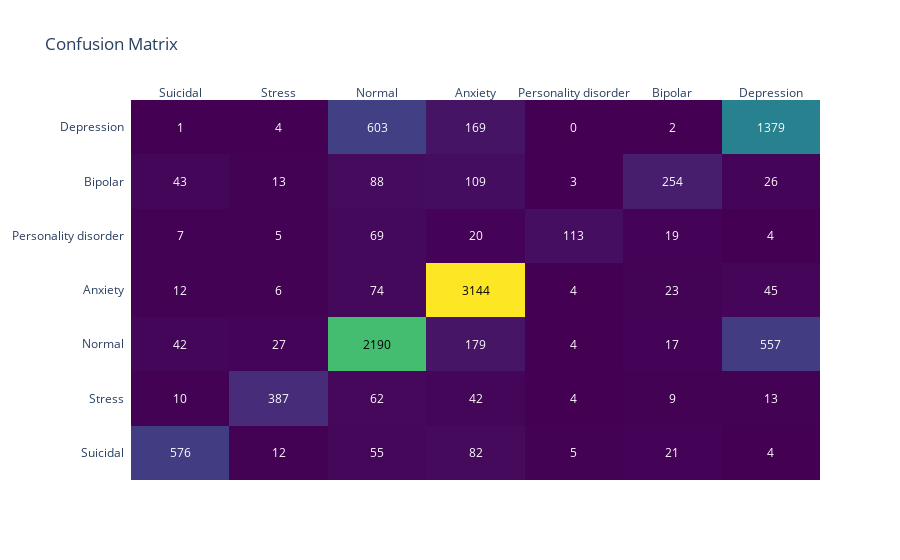

Notebook code for this chart:
### Code cell
cm = confusion_matrix(y_test, y_pred)
fig = ff.create_annotated_heatmap(
    z=cm,
    x=list(set(y_test)),
    y=list(set(y_test)),
    annotation_text=cm,
    colorscale='Viridis'
)
fig.update_layout(title='Confusion Matrix')
fig.show()

### Figure 1 — Plotly figure (JSON) as saved in the notebook; plotly's stock layout.template omitted (floating-point values rounded to 4 significant figures)
{"data": [{"colorscale": [[0, "#440154"], [0.1111, "#482878"], [0.2222, "#3e4989"], [0.3333, "#31688e"], [0.4444, "#26828e"], [0.5556, "#1f9e89"], [0.6667, "#35b779"], [0.7778, "#6ece58"], [0.8889, "#b5de2b"], [1, "#fde725"]], "reversescale": false, "showscale": false, "type": "heatmap", "x": ["Suicidal", "Stress", "Normal", "Anxiety", "Personality disorder", "Bipolar", "Depression"], "y": ["Suicidal", "Stress", "Normal", "Anxiety", "Personality disorder", "Bipolar", "Depression"], "z": [[576, 12, 55, 82, 5, 21, 4], [10, 387, 62, 42, 4, 9, 13], [42, 27, 2190, 179, 4, 17, 557], [12, 6, 74, 3144, 4, 23, 45], [7, 5, 69, 20, 113, 19, 4], [43, 13, 88, 109, 3, 254, 26], [1, 4, 603, 169, 0, 2, 1379]]}], "layout": {"annotations": [{"font": {"color": "#FFFFFF"}, "showarrow": false, "text": "576", "x": "Suicidal", "xref": "x", "y": "Suicidal", "yref": "y"}, {"font": {"color": "#FFFFFF"}, "showarrow": false, "text": "12", "x": "Stress", "xref": "x", "y": "Suicidal", "yref": "y"}, {"font": {"color": "#FFFFFF"}, "showarrow": false, "text": "55", "x": "Normal", "xref": "x", "y": "Suicidal", "yref": "y"}, {"font": {"color": "#FFFFFF"}, "showarrow": false, "text": "82", "x": "Anxiety", "xref": "x", "y": "Suicidal", "yref": "y"}, {"font": {"color": "#FFFFFF"}, "showarrow": false, "text": "5", "x": "Personality disorder", "xref": "x", "y": "Suicidal", "yref": "y"}, {"font": {"color": "#FFFFFF"}, "showarrow": false, "text": "21", "x": "Bipolar", "xref": "x", "y": "Suicidal", "yref": "y"}, {"font": {"color": "#FFFFFF"}, "showarrow": false, "text": "4", "x": "Depression", "xref": "x", "y": "Suicidal", "yref": "y"}, {"font": {"color": "#FFFFFF"}, "showarrow": false, "text": "10", "x": "Suicidal", "xref": "x", "y": "Stress", "yref": "y"}, {"font": {"color": "#FFFFFF"}, "showarrow": false, "text": "387", "x": "Stress", "xref": "x", "y": "Stress", "yref": "y"}, {"font": {"color": "#FFFFFF"}, "showarrow": false, "text": "62", "x": "Normal", "xref": "x", "y": "Stress", "yref": "y"}, {"font": {"color": "#FFFFFF"}, "showarrow": false, "text": "42", "x": "Anxiety", "xref": "x", "y": "Stress", "yref": "y"}, {"font": {"color": "#FFFFFF"}, "showarrow": false, "text": "4", "x": "Personality disorder", "xref": "x", "y": "Stress", "yref": "y"}, {"font": {"color": "#FFFFFF"}, "showarrow": false, "text": "9", "x": "Bipolar", "xref": "x", "y": "Stress", "yref": "y"}, {"font": {"color": "#FFFFFF"}, "showarrow": false, "text": "13", "x": "Depression", "xref": "x", "y": "Stress", "yref": "y"}, {"font": {"color": "#FFFFFF"}, "showarrow": false, "text": "42", "x": "Suicidal", "xref": "x", "y": "Normal", "yref": "y"}, {"font": {"color": "#FFFFFF"}, "showarrow": false, "text": "27", "x": "Stress", "xref": "x", "y": "Normal", "yref": "y"}, {"font": {"color": "#000000"}, "showarrow": false, "text": "2190", "x": "Normal", "xref": "x", "y": "Normal", "yref": "y"}, {"font": {"color": "#FFFFFF"}, "showarrow": false, "text": "179", "x": "Anxiety", "xref": "x", "y": "Normal", "yref": "y"}, {"font": {"color": "#FFFFFF"}, "showarrow": false, "text": "4", "x": "Personality disorder", "xref": "x", "y": "Normal", "yref": "y"}, {"font": {"color": "#FFFFFF"}, "showarrow": false, "text": "17", "x": "Bipolar", "xref": "x", "y": "Normal", "yref": "y"}, {"font": {"color": "#FFFFFF"}, "showarrow": false, "text": "557", "x": "Depression", "xref": "x", "y": "Normal", "yref": "y"}, {"font": {"color": "#FFFFFF"}, "showarrow": false, "text": "12", "x": "Suicidal", "xref": "x", "y": "Anxiety", "yref": "y"}, {"font": {"color": "#FFFFFF"}, "showarrow": false, "text": "6", "x": "Stress", "xref": "x", "y": "Anxiety", "yref": "y"}, {"font": {"color": "#FFFFFF"}, "showarrow": false, "text": "74", "x": "Normal", "xref": "x", "y": "Anxiety", "yref": "y"}, {"font": {"color": "#000000"}, "showarrow": false, "text": "3144", "x": "Anxiety", "xref": "x", "y": "Anxiety", "yref": "y"}, {"font": {"color": "#FFFFFF"}, "showarrow": false, "text": "4", "x": "Personality disorder", "xref": "x", "y": "Anxiety", "yref": "y"}, {"font": {"color": "#FFFFFF"}, "showarrow": false, "text": "23", "x": "Bipolar", "xref": "x", "y": "Anxiety", "yref": "y"}, {"font": {"color": "#FFFFFF"}, "showarrow": false, "text": "45", "x": "Depression", "xref": "x", "y": "Anxiety", "yref": "y"}, {"font": {"color": "#FFFFFF"}, "showarrow": false, "text": "7", "x": "Suicidal", "xref": "x", "y": "Personality disorder", "yref": "y"}, {"font": {"color": "#FFFFFF"}, "showarrow": false, "text": "5", "x": "Stress", "xref": "x", "y": "Personality disorder", "yref": "y"}, {"font": {"color": "#FFFFFF"}, "showarrow": false, "text": "69", "x": "Normal", "xref": "x", "y": "Personality disorder", "yref": "y"}, {"font": {"color": "#FFFFFF"}, "showarrow": false, "text": "20", "x": "Anxiety", "xref": "x", "y": "Personality disorder", "yref": "y"}, {"font": {"color": "#FFFFFF"}, "showarrow": false, "text": "113", "x": "Personality disorder", "xref": "x", "y": "Personality disorder", "yref": "y"}, {"font": {"color": "#FFFFFF"}, "showarrow": false, "text": "19", "x": "Bipolar", "xref": "x", "y": "Personality disorder", "yref": "y"}, {"font": {"color": "#FFFFFF"}, "showarrow": false, "text": "4", "x": "Depression", "xref": "x", "y": "Personality disorder", "yref": "y"}, {"font": {"color": "#FFFFFF"}, "showarrow": false, "text": "43", "x": "Suicidal", "xref": "x", "y": "Bipolar", "yref": "y"}, {"font": {"color": "#FFFFFF"}, "showarrow": false, "text": "13", "x": "Stress", "xref": "x", "y": "Bipolar", "yref": "y"}, {"font": {"color": "#FFFFFF"}, "showarrow": false, "text": "88", "x": "Normal", "xref": "x", "y": "Bipolar", "yref": "y"}, {"font": {"color": "#FFFFFF"}, "showarrow": false, "text": "109", "x": "Anxiety", "xref": "x", "y": "Bipolar", "yref": "y"}, {"font": {"color": "#FFFFFF"}, "showarrow": false, "text": "3", "x": "Personality disorder", "xref": "x", "y": "Bipolar", "yref": "y"}, {"font": {"color": "#FFFFFF"}, "showarrow": false, "text": "254", "x": "Bipolar", "xref": "x", "y": "Bipolar", "yref": "y"}, {"font": {"color": "#FFFFFF"}, "showarrow": false, "text": "26", "x": "Depression", "xref": "x", "y": "Bipolar", "yref": "y"}, {"font": {"color": "#FFFFFF"}, "showarrow": false, "text": "1", "x": "Suicidal", "xref": "x", "y": "Depression", "yref": "y"}, {"font": {"color": "#FFFFFF"}, "showarrow": false, "text": "4", "x": "Stress", "xref": "x", "y": "Depression", "yref": "y"}, {"font": {"color": "#FFFFFF"}, "showarrow": false, "text": "603", "x": "Normal", "xref": "x", "y": "Depression", "yref": "y"}, {"font": {"color": "#FFFFFF"}, "showarrow": false, "text": "169", "x": "Anxiety", "xref": "x", "y": "Depression", "yref": "y"}, {"font": {"color": "#FFFFFF"}, "showarrow": false, "text": "0", "x": "Personality disorder", "xref": "x", "y": "Depression", "yref": "y"}, {"font": {"color": "#FFFFFF"}, "showarrow": false, "text": "2", "x": "Bipolar", "xref": "x", "y": "Depression", "yref": "y"}, {"font": {"color": "#FFFFFF"}, "showarrow": false, "text": "1379", "x": "Depression", "xref": "x", "y": "Depression", "yref": "y"}], "title": {"text": "Confusion Matrix"}, "xaxis": {"dtick": 1, "gridcolor": "rgb(0, 0, 0)", "side": "top", "ticks": ""}, "yaxis": {"dtick": 1, "ticks": "", "ticksuffix": "  "}}}
